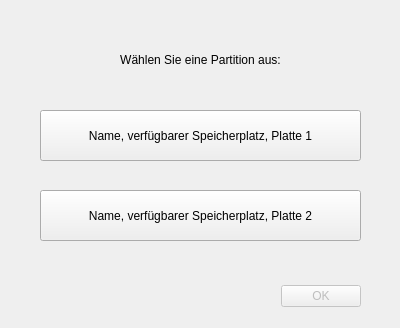
<?xml version="1.0" encoding="UTF-8"?>
<ui version="4.0">
 <class>Dialog</class>
 <widget class="QDialog" name="Dialog">
  <property name="geometry">
   <rect>
    <x>0</x>
    <y>0</y>
    <width>400</width>
    <height>328</height>
   </rect>
  </property>
  <property name="windowTitle">
   <string>Dialog</string>
  </property>
  <widget class="QDialogButtonBox" name="buttonBox">
   <property name="enabled">
    <bool>false</bool>
   </property>
   <property name="geometry">
    <rect>
     <x>20</x>
     <y>280</y>
     <width>341</width>
     <height>32</height>
    </rect>
   </property>
   <property name="orientation">
    <enum>Qt::Horizontal</enum>
   </property>
   <property name="standardButtons">
    <set>QDialogButtonBox::Ok</set>
   </property>
  </widget>
  <widget class="QToolButton" name="toolButton">
   <property name="geometry">
    <rect>
     <x>40</x>
     <y>110</y>
     <width>321</width>
     <height>51</height>
    </rect>
   </property>
   <property name="text">
    <string>Name, verfügbarer Speicherplatz, Platte 1</string>
   </property>
  </widget>
  <widget class="QToolButton" name="toolButton_2">
   <property name="geometry">
    <rect>
     <x>40</x>
     <y>190</y>
     <width>321</width>
     <height>51</height>
    </rect>
   </property>
   <property name="text">
    <string>Name, verfügbarer Speicherplatz, Platte 2</string>
   </property>
  </widget>
  <widget class="QLabel" name="label">
   <property name="geometry">
    <rect>
     <x>40</x>
     <y>50</y>
     <width>321</width>
     <height>20</height>
    </rect>
   </property>
   <property name="layoutDirection">
    <enum>Qt::LeftToRight</enum>
   </property>
   <property name="text">
    <string>Wählen Sie eine Partition aus:</string>
   </property>
   <property name="alignment">
    <set>Qt::AlignCenter</set>
   </property>
  </widget>
 </widget>
 <resources/>
 <connections>
  <connection>
   <sender>buttonBox</sender>
   <signal>accepted()</signal>
   <receiver>Dialog</receiver>
   <slot>accept()</slot>
   <hints>
    <hint type="sourcelabel">
     <x>248</x>
     <y>254</y>
    </hint>
    <hint type="destinationlabel">
     <x>157</x>
     <y>274</y>
    </hint>
   </hints>
  </connection>
  <connection>
   <sender>buttonBox</sender>
   <signal>rejected()</signal>
   <receiver>Dialog</receiver>
   <slot>reject()</slot>
   <hints>
    <hint type="sourcelabel">
     <x>316</x>
     <y>260</y>
    </hint>
    <hint type="destinationlabel">
     <x>286</x>
     <y>274</y>
    </hint>
   </hints>
  </connection>
 </connections>
</ui>
